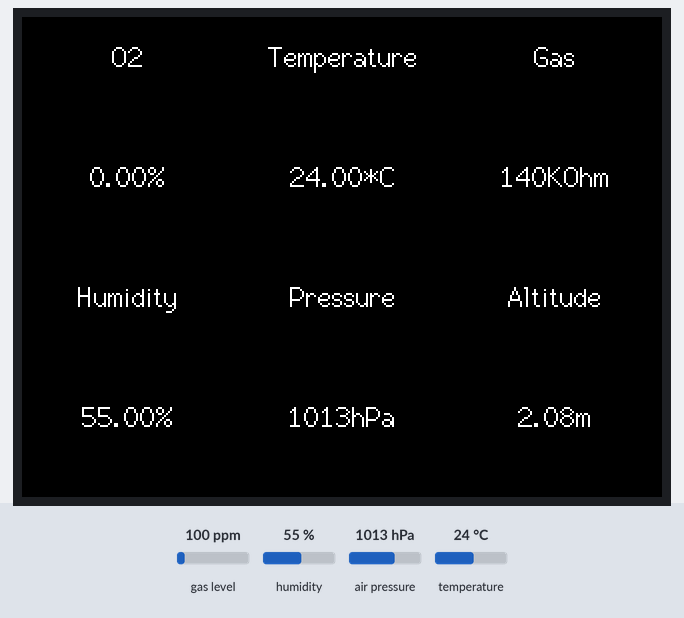
This sketch was run on a simulated ESP32. On the bench: 320×240 colour display. Inputs (shaded band) come from the test bench; at power-on: air pressure 1013 hPa, temperature 24 °C, humidity 55 %, gas level 100 ppm. Storage starts empty; what the sketch prints to the serial monitor is not drawn.

Above: at 1.6 s.
2.2 s: air pressure set to 952 hPa
4.9 s: temperature set to 12 °C
At 9.0 s:
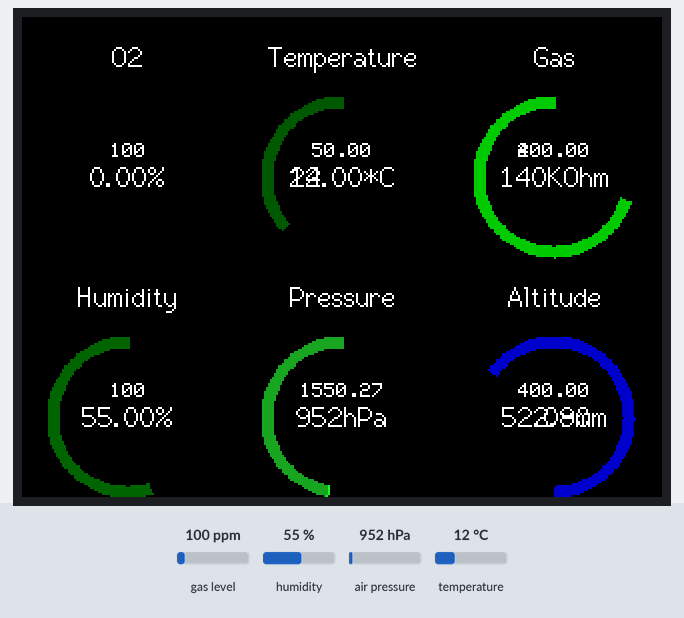
9.7 s: temperature set to 0 °C
At 12.4 s:
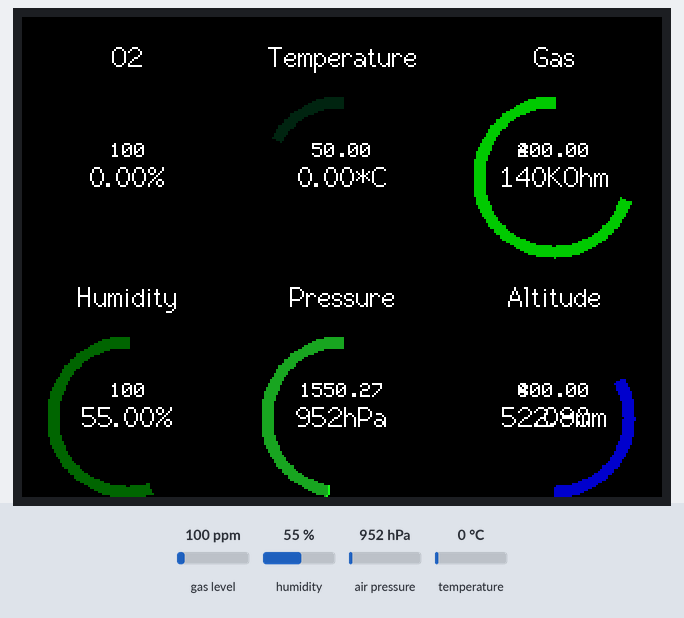
13.4 s: humidity set to 22 %
At 17.8 s:
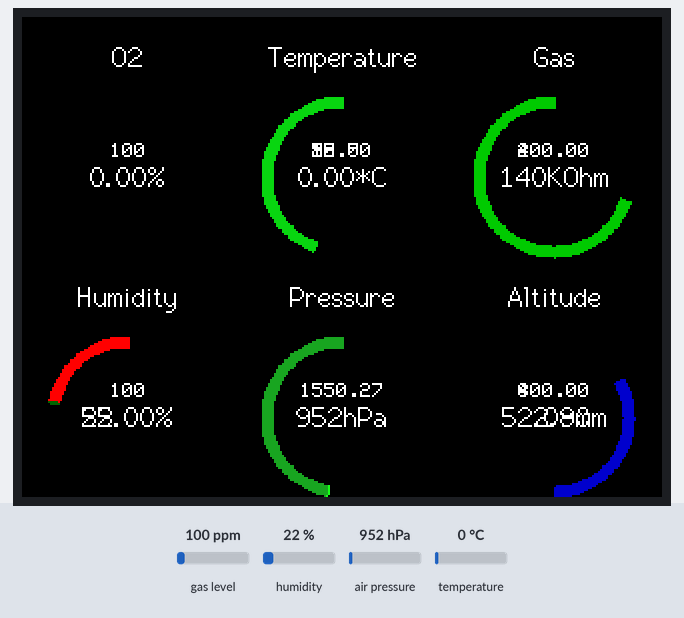
18.0 s: humidity set to 71 %
At 20.5 s:
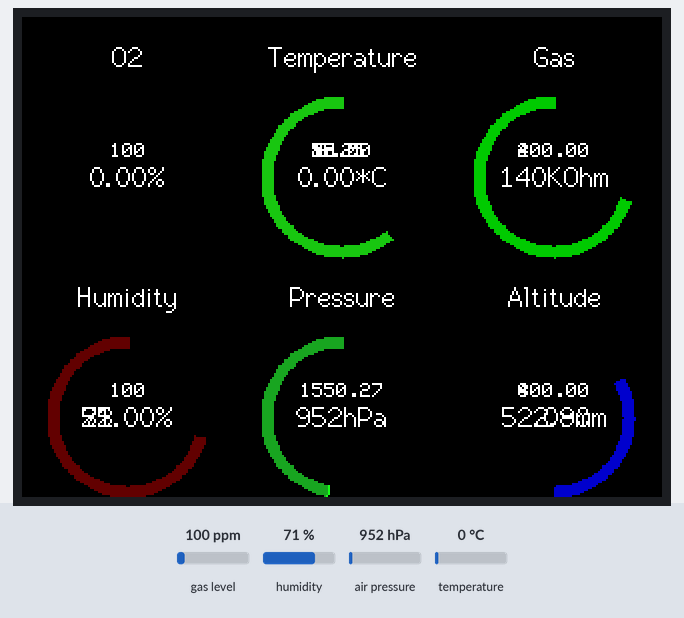
22.7 s: air pressure set to 1000 hPa
At 25.1 s:
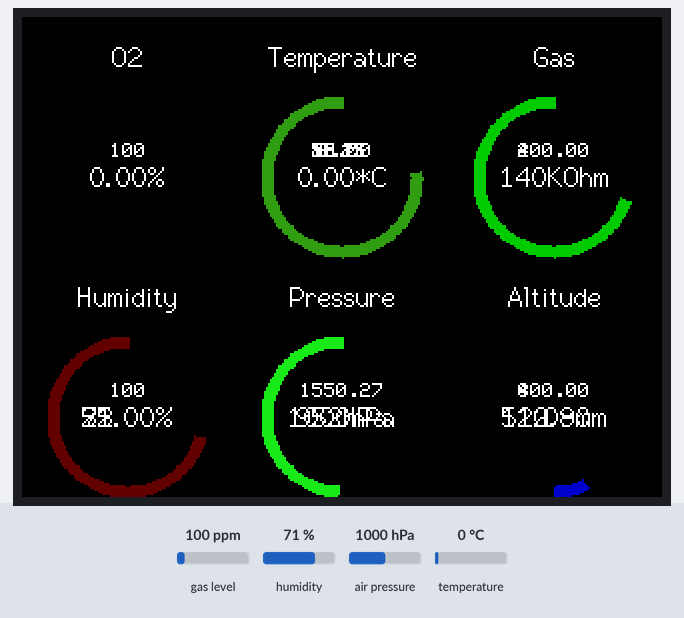
Timing chart, 0 to 26.6 s (numbered marks = the images above; inputs shaded):
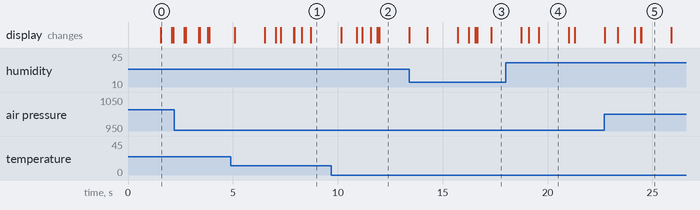

The sketch:

Asclepios_IDE.ino
```cpp
#include "Asclepios_IDE.h"
#include "Asclepios_SD.h"
#include "Asclepios_Remote.h"
#include "Asclepios_O2.h"
#include "Asclepios_BME.h"
#include "Asclepios_Screen.h"

#define __min(a,b) ((a)<(b)?(a):(b))
#define __max(a,b) ((a)>(b)?(a):(b))

// WIFI Setup
char ssid [64];
char password [64];
String HOST_NAME = "http://172.20.10.4"; // Local Host's IP address to be changed
// String PATH_NAME   = "/insert_temp.php";
// String queryString = "?temperature=30.5";

// UART1 (O2 sensor)
HardwareSerial Uart1(1);
float O2_val = 0.0; // [%] default value
float old_o2 = 0;    // [%]
float min_O2 = 19.5; // [%] according to safety regulations
float max_O2 = 23.5; // [%] according to safety regulations

// I2C1 (BME sensor)
Adafruit_BME680 bme; // I2C
float min_pres = 0.47*ATM; // [*C] according to safety regulations
float max_pres = 1.53*ATM; // [*C] according to safety regulations
float old_pres = 0;
float min_temp = -10.0; // [*C] according to safety regulations
float max_temp = 50.0; // [*C] according to safety regulations
float old_temp = 0;
float min_hum = 40.0; // [%] according to safety regulations
float max_hum = 70.0; // [%] according to safety regulations
float old_hum = 0;
float max_alt = 400; // [m] for display purposes
float min_alt = 0; // [m] for display purposes
float old_alt = 0;
float max_gas = 400; // [KOhm] for display purposes
float min_gas = 0; // [KOhm] for display purposes
float old_gas = 0;

// /!\ CAREFUL, DO NOT CHOOSE MAX_VAL = 2*MIN_VAL AS A DIVISION BY 0 ERROR WILL OCCUR SOMEHOW /!\

// SPI1 (SD card)
SPIClass * SPI1 = NULL;
uint8_t cardType = CARD_NONE;
uint16_t mission_log_nbr = 0;
char mission_log_file [64];

// SPI2 (Screen) (defined in the Arduino/libraries/TFT_eSPI/User_Setup.h file)
//#define SPI2_MISO   39
//#define SPI2_MOSI   41
//#define SPI2_SCLK   40
//#define SPI2_SS     42
TFT_eSPI tft = TFT_eSPI();       // Invoke custom library
float Text_font = 2.0;
uint16_t x_o2 = 1*tft.height()/6;
uint16_t y_o2 = 8*tft.width()/24;
uint16_t x_hum = 1*tft.height()/6;
uint16_t y_hum = 20*tft.width()/24;
uint16_t x_temp = 3*tft.height()/6;
uint16_t y_temp = 8*tft.width()/24;
uint16_t x_pres = 3*tft.height()/6;
uint16_t y_pres = 20*tft.width()/24;
uint16_t x_gas = 5*tft.height()/6;
uint16_t y_gas = 8*tft.width()/24;
uint16_t x_alt = 5*tft.height()/6;
uint16_t y_alt = 20*tft.width()/24;
byte base_green = 100; // over 256 values
int brightness = 100; // [%]
int graph_thickness = 5;
float screen_refresh_thresh = 1.0;
int init_loop = 1;


void setup() {

  Serial.begin(115200);
  Serial.println();
  Serial.println(F("Welcome to the Asclepios 3.0 Onboard Computer!"));
  Serial.println();

  SD_setup();
  // remote_monitoring_setup();
  screen_setup();
  O2_setup();
  BME_setup();
}

void loop() {

  O2_acquisition();
  delay(1000);
  BME_acquisition();
  delay(10);
  screen_update();
  delay(10);
  SD_update();
  delay(10);
  // remote_monitoring_update();
  // delay(10);
}
```

Asclepios_BME.cpp
```cpp
#include "Asclepios_BME.h"


void BME_setup() {
  Wire.begin(BME_SDA, BME_SCL, 100000);

  if (!bme.begin(&Wire, BME_ADDR)) {
    Serial.println(F("Could not find BME680 sensor, check wiring!"));
  }

  Serial.println(F("BME680 sensor initialized!"));
  // Set up oversampling and filter initialization
  bme.setTemperatureOversampling(BME680_OS_8X);
  bme.setHumidityOversampling(BME680_OS_2X);
  bme.setPressureOversampling(BME680_OS_4X);
  bme.setIIRFilterSize(BME680_FILTER_SIZE_3);
  bme.setGasHeater(320, 150); // 320*C for 150 ms
}


void BME_acquisition() {
  // Tell BME680 to begin measurement.
  unsigned long endTime = bme.beginReading();
  if (endTime == 0) {
    Serial.println(F("Failed to begin BME reading..."));
    BME_setup();
    return;
  }
  delay(50); // This represents parallel work.
  // There's no need to delay() until millis() >= endTime: bme.endReading()
  // takes care of that. It's okay for parallel work to take longer than
  // BME680's measurement time.

  // Obtain measurement results from BME680. Note that this operation isn't
  // instantaneous even if milli() >= endTime due to I2C/SPI latency.
  if (!bme.endReading()) {
    Serial.println(F("Failed to complete BME reading..."));
    BME_setup();
    return;
  }

  Serial.print(F("Temperature = "));
  Serial.print(bme.temperature);
  Serial.println(F(" *C"));

  Serial.print(F("Pressure = "));
  Serial.print(bme.pressure / 100.0);
  Serial.println(F(" hPa"));

  Serial.print(F("Humidity = "));
  Serial.print(bme.humidity);
  Serial.println(F(" %"));

  Serial.print(F("Gas = "));
  Serial.print(bme.gas_resistance / 1000.0);
  Serial.println(F(" KOhms"));

  Serial.print(F("Approx. Altitude = "));
  Serial.print(bme.readAltitude(SEALEVELPRESSURE_HPA));
  Serial.println(F(" m"));

  Serial.println();
  delay(10);
}
```

Asclepios_BME.h
```cpp
#include "Asclepios_IDE.h"

#ifndef ASCLEPIOS_BME_H
#define ASCLEPIOS_BME_H

void BME_setup();
void BME_acquisition();


#endif // #define ASCLEPIOS_BME_H
```

Asclepios_IDE.h
```cpp
#include <Wire.h>
#include <SPI.h>
#include <TFT_eSPI.h>
#include <WiFi.h>
#include <HardwareSerial.h>
#include <Adafruit_Sensor.h>
#include "Adafruit_BME680.h"
#include "FS.h"
#include "SD.h"
#include "SPI.h"

//#include <stdlib.h>

#define __min(a,b) ((a)<(b)?(a):(b))
#define __max(a,b) ((a)>(b)?(a):(b))

// WIFI Setup
extern char ssid [64];
extern char password [64];
extern String HOST_NAME; // Local Host's IP address to be changed
// String PATH_NAME   = "/insert_temp.php";
// String queryString = "?temperature=30.5";

// UART1 (O2 sensor)
#define RX1 16
#define TX1 17
extern HardwareSerial Uart1;
extern float O2_val; // [%] default value
extern float old_o2;    // [%]
extern float min_O2; // [%] according to safety regulations
extern float max_O2; // [%] according to safety regulations

// I2C1 (BME sensor)
#define BME_SDA 5
#define BME_SCL 6
#define BME_ADDR 0x76
#define SEALEVELPRESSURE_HPA (1013.25)
extern Adafruit_BME680 bme; // I2C
#define ATM 1013.25 // 1 atm = 1013,25 hPa
extern float min_pres; // [*C] according to safety regulations
extern float max_pres; // [*C] according to safety regulations
extern float old_pres;
extern float min_temp; // [*C] according to safety regulations
extern float max_temp; // [*C] according to safety regulations
extern float old_temp;
extern float min_hum; // [%] according to safety regulations
extern float max_hum; // [%] according to safety regulations
extern float old_hum;
extern float max_alt; // [m] for display purposes
extern float min_alt; // [m] for display purposes
extern float old_alt;
extern float max_gas; // [KOhm] for display purposes
extern float min_gas; // [KOhm] for display purposes
extern float old_gas;

// /!\ CAREFUL, DO NOT CHOOSE MAX_VAL = 2*MIN_VAL AS A DIVISION BY 0 ERROR WILL OCCUR SOMEHOW /!\

// SPI1 (SD card)
#define SPI1_MISO   MISO  // 37
#define SPI1_MOSI   MOSI  // 35
#define SPI1_SCLK   SCK   // 36
#define SPI1_SS     SS    // 34
extern SPIClass * SPI1;
extern uint8_t cardType;
extern uint16_t mission_log_nbr;
extern char mission_log_file [64];

// SPI2 (Screen) (defined in the Arduino/libraries/TFT_eSPI/User_Setup.h file)
//#define SPI2_MISO   39
//#define SPI2_MOSI   41
//#define SPI2_SCLK   40
//#define SPI2_SS     42
extern TFT_eSPI tft;       // Invoke custom library
extern float Text_font;
extern uint16_t x_o2;
extern uint16_t y_o2;
extern uint16_t x_hum;
extern uint16_t y_hum;
extern uint16_t x_temp;
extern uint16_t y_temp;
extern uint16_t x_pres;
extern uint16_t y_pres;
extern uint16_t x_gas;
extern uint16_t y_gas;
extern uint16_t x_alt;
extern uint16_t y_alt;
#define DEG2RAD 0.0174532925
extern byte base_green; // over 256 values
extern int brightness; // [%]
extern int graph_thickness;
extern float screen_refresh_thresh;
extern int init_loop;
```

Asclepios_O2.cpp
```cpp
#include "Asclepios_O2.h"


void O2_setup() {
  Uart1.begin(9600, SERIAL_8N1, RX1, TX1);
  delay(10);
  if (Uart1.available()){
    Serial.println(F("O2 sensor initialized!"));
  }
}


void O2_acquisition() {
  if (Uart1.available()){
    uint8_t begin_code = Uart1.read();
    delay(10);
    uint8_t state_code = Uart1.read();
    delay(10);
    uint8_t high_code = Uart1.read();
    delay(10);
    uint8_t low_code = Uart1.read();
    delay(10);
    uint8_t check_code = Uart1.read();
    delay(10);
    uint8_t checkk_code = Uart1.read();
    delay(10);
    uint8_t checkkk_code = Uart1.read();
    delay(10);
    uint8_t checkkkk_code = Uart1.read();
    delay(10);
    uint8_t checkkkkk_code = Uart1.read();
    delay(10);

//    Serial.print("begin_code :");
//    Serial.print(begin_code);
//    Serial.print("state_code :");
//    Serial.print(state_code);//
//    Serial.print(F("O2 high_code = "));
//    Serial.println(high_code);
//    Serial.print(F("O2 low_code = "));
//    Serial.println(low_code);

    if(begin_code == 255 && state_code == 134){

      O2_val = ((high_code * 256) + low_code) * 0.1 ;
      Serial.print(F("O2 = "));
      Serial.print(O2_val);
      Serial.println(F(" %"));
      }
    }

    else {
      Serial.println(F("Could not find O2 sensor, check wiring!"));
      O2_setup();
    }
    while(Uart1.read()>=0);    //clear buffer
}
```

Asclepios_O2.h
```cpp
#include "Asclepios_IDE.h"

#ifndef ASCLEPIOS_O2_H
#define ASCLEPIOS_O2_H

void O2_setup();
void O2_acquisition();


#endif // #define ASCLEPIOS_O2_H
```

Asclepios_Remote.cpp
```cpp
#include "Asclepios_Remote.h"


void remote_monitoring_setup() {
  delay(1000);
  //  WiFi.mode(WIFI_STA); //Optional
  // Serial.println("SSID:");
  // Serial.println(ssid);
  // Serial.println("Password:");
  // Serial.println(password);
  WiFi.begin(ssid, password);
  Serial.println("\nConnecting to the Wifi network");

  long unsigned int time = millis();
  while(WiFi.status() != WL_CONNECTED && ((millis() - time) < 500) ){
    Serial.println(".");
    delay(10);
    WiFi.begin(ssid, password);
  }

  if (WiFi.status() == WL_CONNECTED) {
    Serial.println("\nConnected to the WiFi network");
    Serial.print("Local ESP32 IP: ");
    Serial.println(WiFi.localIP());
  }
  else {
   Serial.println("\n Could not connect to the WiFi network on startup");
  }
}

void remote_monitoring_update() {
  if (WiFi.status() == WL_CONNECTED) {
    Serial.println("\nConnected to the WiFi network");
  }
  else {
    Serial.println("\nConnecting to the WiFi network");
    unsigned long time = millis();
    while(WiFi.status() != WL_CONNECTED && ((millis() - time) < 500) ) {
      Serial.print(".");
      delay(10);
    }
  }
}
```

Asclepios_Remote.h
```cpp
#include "Asclepios_IDE.h"

#ifndef ASCLEPIOS_REMOTE_H
#define ASCLEPIOS_REMOTE_H


void remote_monitoring_setup();
void remote_monitoring_update();


#endif // #define ASCLEPIOS_REMOTE_H
```

Asclepios_SD.cpp
```cpp
#include "Asclepios_SD.h"


void SD_setup() {
  SPI1 = new SPIClass();
  SPI1->begin(SPI1_SCLK, SPI1_MISO, SPI1_MOSI, SPI1_SS);
  pinMode(SPI1->pinSS(), OUTPUT);

  if(!SD.begin(SPI1_SS, *SPI1)){
      Serial.println("Card Mount Failed");
      return;
  }

  cardType = SD.cardType();

  if(cardType == CARD_NONE){
      Serial.println("No SD card attached");
      return;
  }

  Serial.print("SD Card Detected: ");
  if(cardType == CARD_MMC){
      Serial.println("MMC");
  } else if(cardType == CARD_SD){
      Serial.println("SDSC");
  } else if(cardType == CARD_SDHC){
      Serial.println("SDHC");
  } else {
      Serial.println("UNKNOWN");
  }

  uint64_t cardSize = SD.cardSize() / (1024 * 1024);
  Serial.printf("SD Card Size: %lluMB\n", cardSize);
  Serial.println();

  // Open the original file in read mode
  File file = SD.open("/setup.txt");

  // Check if the file opened successfully
  if (file) {
    // Read the original file and store its contents
    String fileContents = "";
    while (file.available()) {
      String line = file.readStringUntil('\n');
      fileContents += line + "\n";

      // Check if the line contains "ssid:"
      if (line.startsWith("#ssid:")) {
        // Extract the wifi name
        String ssid_string = line.substring(line.indexOf(":") + 2).c_str();
        strcpy(ssid, ssid_string.c_str());
        Serial.println("SSID :" + ssid_string);
      }

      // Check if the line contains "password:"
      if (line.startsWith("#password:")) {
        // Extract the wifi password
        String password_string = line.substring(line.indexOf(":") + 2);
        strcpy(password, password_string.c_str());
        Serial.println("Password :" + password_string);
      }

      // Check if the line contains "log number:"
      if (line.startsWith("#log:")) {
        // Extract the mission log number
        mission_log_nbr = (line.substring(line.indexOf(":") + 1).toInt());
        Serial.println("Current Mission Log Number:" + String(mission_log_nbr));
      }
    }

    // Close the original file
    file.close();

    // Modify the desired value in memory
    String modifiedContents = fileContents;
    modifiedContents.replace("#log: " + String(mission_log_nbr), "#log: " + String(mission_log_nbr + 1) );

    // Create a new file with the modified contents
    file = SD.open("/temp.txt", FILE_WRITE);
    if (file) {

      file.print(modifiedContents);
      file.close();

      SD.remove("/setup.txt");
      SD.rename("/temp.txt", "/setup.txt");

      Serial.println("Value updated successfully");

      Serial.println("Start of file");
      readFile(SD, "/setup.txt");
      Serial.println("End of file");

    } else {
      Serial.println("Log number could not be updated...");
    }
  }
  else {
    // Setup file opening failed
    Serial.println("Error opening setup file");
  }

  String mission_log_folder = "/mission_log_" + String(mission_log_nbr);
  // Create a folder on the SD card
  if (SD.mkdir(mission_log_folder)) {
    Serial.println("Folder created!");
  } else {
    Serial.println("Failed to create folder!");
  }

  String mission_log_string = mission_log_folder + "/mission_log_" + String(mission_log_nbr) + ".txt\0";
  Serial.println("mission_log_string");
  Serial.println(mission_log_string);
  strcpy(mission_log_file, mission_log_string.c_str());

  Serial.println("Mission file number: ");
  Serial.println(String(mission_log_nbr));
  Serial.println("Mission file: ");
  Serial.println(String(mission_log_file));
  writeFile(SD, mission_log_file, "Asclepios mission sensor file\n");
  appendFile(SD, mission_log_file, "=============================\n");
  appendFile(SD, mission_log_file, "Timestamp [s]; O2 [%]; Humidity [%]; Pressure [hPa]; Temperature [*C]; Gas [KOHm]; Altitude [m]\n");
}


void SD_update() {
  if(!SD.begin(SPI1_SS, *SPI1)){
    Serial.println("Card Mount Failed");
    SD_setup();
    return;
  }
  char line[10];
  unsigned long time = millis()/1000;
  Serial.println("Mission file 2: ");
  Serial.println(String(mission_log_file));
  appendFile(SD, mission_log_file, dtostrf(time,3,2,line));
  appendFile(SD, mission_log_file, ";");
  appendFile(SD, mission_log_file, dtostrf(O2_val,3,2,line));
  appendFile(SD, mission_log_file, ";");
  appendFile(SD, mission_log_file, dtostrf(bme.humidity,3,2,line));
  appendFile(SD, mission_log_file, ";");
  appendFile(SD, mission_log_file, dtostrf(bme.pressure / 100.0,3,2,line));
  appendFile(SD, mission_log_file, ";");
  appendFile(SD, mission_log_file, dtostrf(bme.temperature,3,2,line));
  appendFile(SD, mission_log_file, ";");
  appendFile(SD, mission_log_file, dtostrf(bme.gas_resistance / 1000.0,3,2,line));
  appendFile(SD, mission_log_file, ";");
  appendFile(SD, mission_log_file, dtostrf(bme.readAltitude(SEALEVELPRESSURE_HPA),3,2,line));
  appendFile(SD, mission_log_file, "\n");

//  Serial.println();
//  readFile(SD, mission_log_file);
//  Serial.println();
}


void appendFile(fs::FS &fs, const char * path, const char * message) {
//    Serial.printf("Appending to file: %s\n", path);

    Serial.println("String(path) :");
    Serial.println(String(path));

    File file = fs.open(path, FILE_APPEND);
    if(!file){
        Serial.println("Failed to open file for appending");
        return;
    }
    if(file.print(message)){
//        Serial.println("Message appended");
    } else {
        Serial.println("Append failed");
    }
    file.close();
}

void writeFile(fs::FS &fs, const char * path, const char * message) {
//    Serial.printf("Writing file: %s\n", path);

    File file = fs.open(path, FILE_WRITE);
    if(!file){
        Serial.println("Failed to open file for writing");
        return;
    }
    if(file.print(message)){
//        Serial.println("File written");
    } else {
        Serial.println("Write failed");
    }
    file.close();
}

void readFile(fs::FS &fs, const char * path) {
//    Serial.printf("Reading file: %s\n", path);

    File file = fs.open(path);
    if(!file){
        Serial.println("Failed to open file for reading");
        return;
    }

//    Serial.print("Read from file: ");
    while(file.available()){
        Serial.write(file.read());
    }
    file.close();
}

void renameFile(fs::FS &fs, const char * path1, const char * path2) {
  Serial.printf("Renaming file %s to %s\n", path1, path2);
  if (fs.rename(path1, path2)) {
    Serial.println("File renamed");
  } else {
    Serial.println("Rename failed");
  }
}
```

Asclepios_SD.h
```cpp
#include "Asclepios_IDE.h"

#ifndef ASCLEPIOS_SD_H
#define ASCLEPIOS_SD_H


void SD_setup();
void SD_update();
void appendFile(fs::FS &fs, const char * path, const char * message);
void writeFile(fs::FS &fs, const char * path, const char * message);
void readFile(fs::FS &fs, const char * path);
void renameFile(fs::FS &fs, const char * path1, const char * path2);


#endif // #define ASCLEPIOS_SD_H
```

Asclepios_Screen.h
```cpp
#include "Asclepios_IDE.h"

#ifndef ASCLEPIOS_SCREEN_H
#define ASCLEPIOS_SCREEN_H


void screen_setup();
void screen_update();
void fillArc(int x, int y, int start_angle, int seg_count, int rx, int ry, int w, unsigned int colour, int init_loop, int clockwise);
unsigned int color(byte red, byte green, byte blue, int brightness);
unsigned int o2_color(float o2);
unsigned int hum_color(float humidity);
unsigned int temp_color(float temp);
unsigned int pressure_color(float pres);
bool update_scales(float val, float *max_val, float *min_val);
void check_ten(float val, float old_val, float x_pos, float y_pos);


#endif // #define ASCLEPIOS_SCREEN_H
```

Source omitted: Asclepios_Screen.cpp (9432 bytes)

Measured:
- after the input at 22.7 s, the display: first changes at once (image 5 shows a later state)
